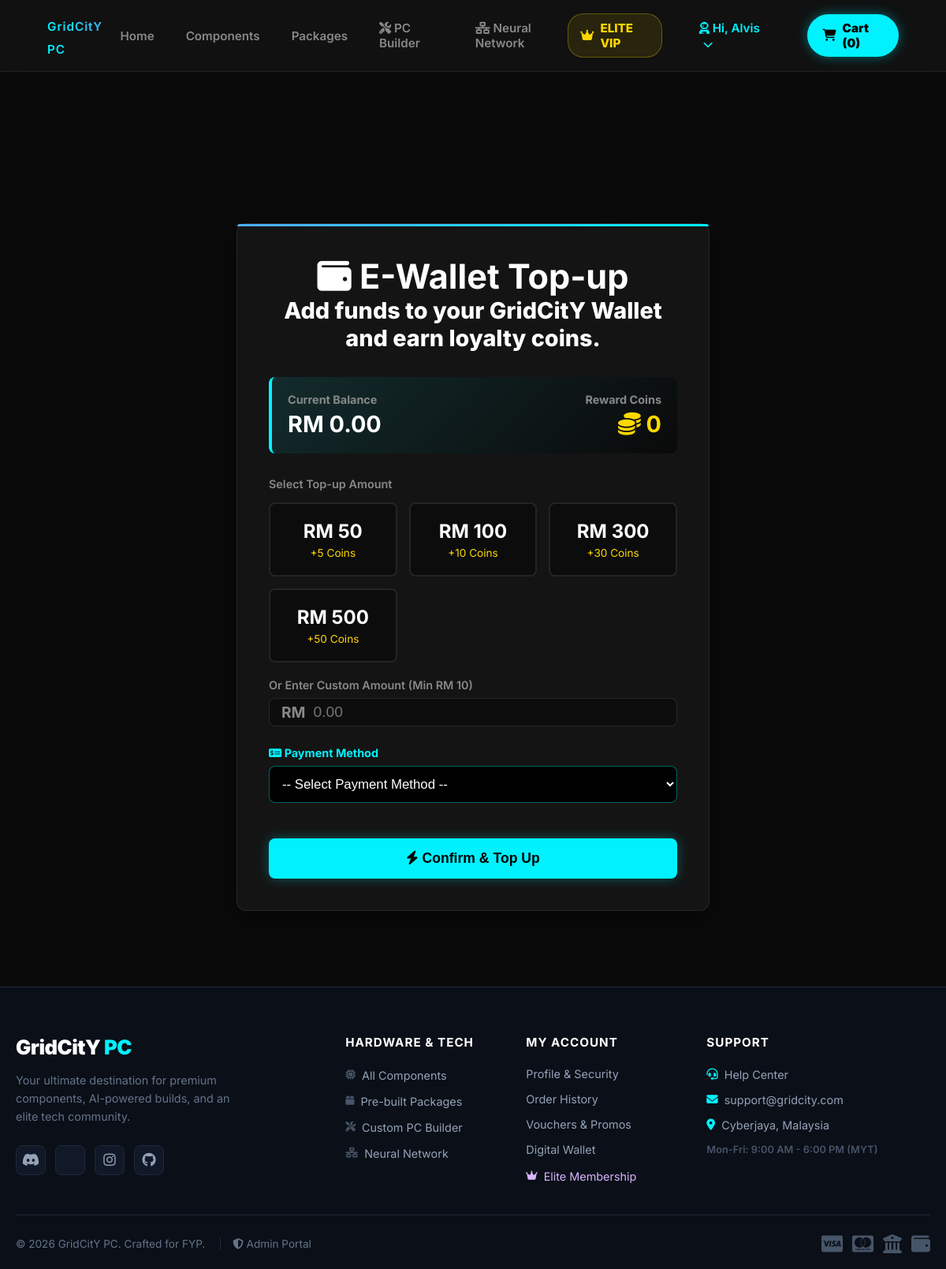
Before: /wallet_topup.php (signed in) with the older database file.
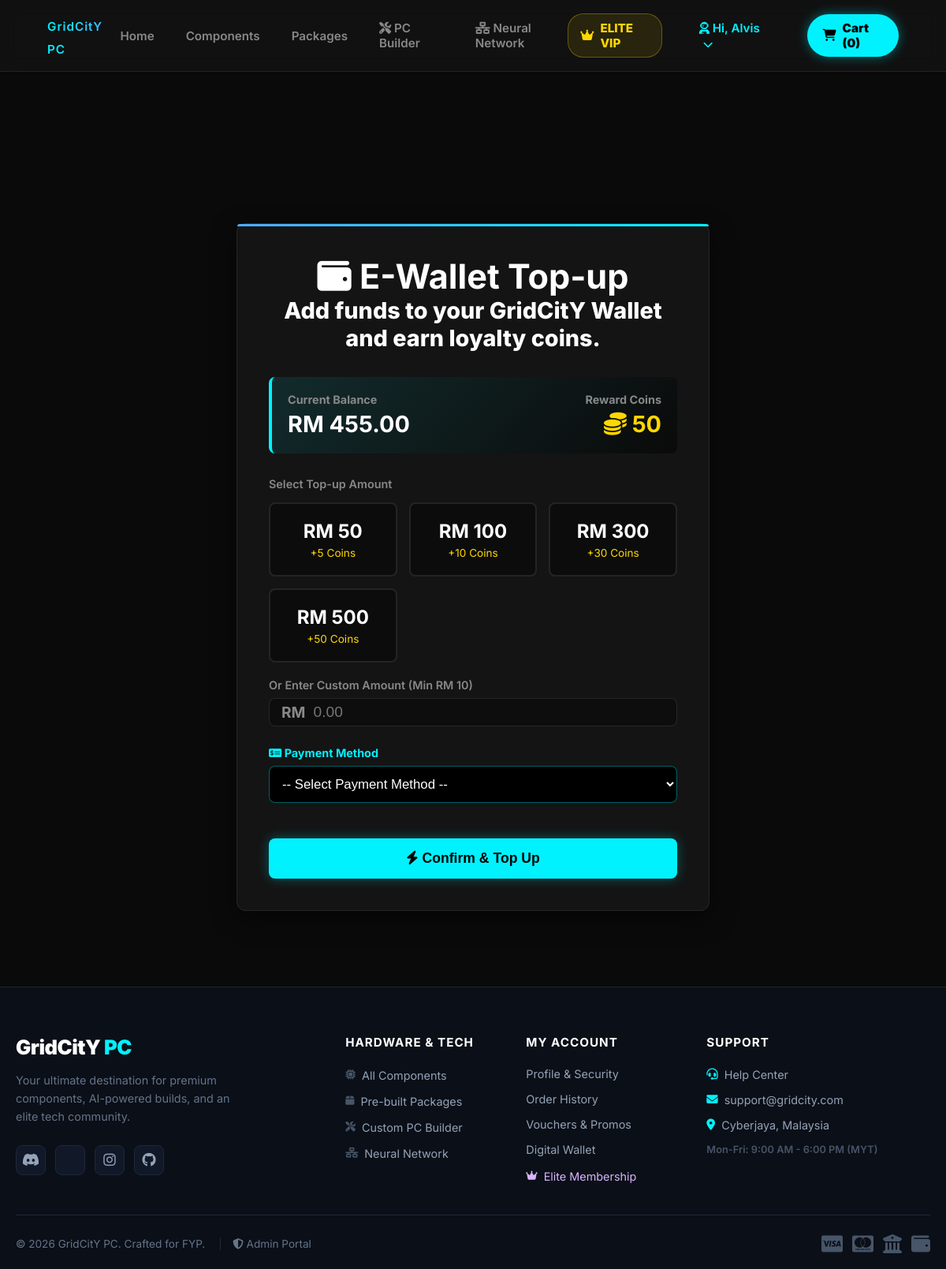
After: the same page with the newer database file.
### tables this page shows
CREATE TABLE `customers` (
  `customer_id` int(11) NOT NULL,
  `username` varchar(150) DEFAULT NULL,
  `first_name` varchar(50) DEFAULT NULL,
  `last_name` varchar(50) DEFAULT NULL,
  `email` varchar(100) NOT NULL,
  `password` varchar(255) NOT NULL,
  `phone_number` varchar(20) DEFAULT NULL,
  `birthday` date DEFAULT NULL,
  `wallet_balance` decimal(10,2) NOT NULL DEFAULT 0.00,
  `reward_coins` int(11) NOT NULL DEFAULT 0,
  `membership_tier` varchar(20) DEFAULT 'Standard',
  `vip_expiry_date` datetime DEFAULT NULL,
  `auto_renew` tinyint(1) DEFAULT 0,
  `default_shipping_address` text DEFAULT NULL,
  `account_status` varchar(20) DEFAULT 'Active',
  `reset_token` varchar(6) DEFAULT NULL,
  `reset_token_expire` datetime DEFAULT NULL,
  `pref_gamer` int(11) DEFAULT 0,
  `pref_creator` int(11) DEFAULT 0,
  `pref_student` int(11) DEFAULT 0,
  `pref_enthusiast` int(11) DEFAULT 0,
  `created_at` datetime DEFAULT current_timestamp()
);

### wallet_topup.php (the view, shortened to what this page needs)
<?php
require_once 'config.php';
$customer_id = $_SESSION['customer_id'];
$query = "SELECT wallet_balance, reward_coins FROM customers WHERE customer_id = ?";
$stmt = $conn->prepare($query);
$stmt->bind_param("i", $customer_id);
$stmt->execute();
$result = $stmt->get_result();
$user_data = $result->fetch_assoc();
$current_balance = $user_data['wallet_balance'];
$current_coins = $user_data['reward_coins'];
?>
<!DOCTYPE html>
<html lang="en">
<head>
    <link rel="stylesheet" href="https://cdnjs.cloudflare.com/ajax/libs/font-awesome/6.4.0/css/all.min.css">
    <link rel="stylesheet" href="css/style.css">
</head>
<body>
    <?php include 'includes/header.php'; ?>
    <main class="main-container cart-page-wrapper">
        <div class="auth-container" style="max-width: 600px;">
            <div class="auth-title">
                <h2><i class="fa-solid fa-wallet"></i> E-Wallet Top-up</h2>
                <p class="specs">Add funds to your GridCitY Wallet and earn loyalty coins.</p>
            </div>
            <div class="wallet-dashboard">
                <div class="stat-box">
                    <h4>Current Balance</h4>
                    <p>RM <?php echo number_format($current_balance, 2); ?></p>
                </div>
                <div class="stat-box" style="text-align: right;">
                    <h4>Reward Coins</h4>
                    <p style="color: #ffd700;"><i class="fa-solid fa-coins"></i> <?php echo number_format($current_coins); ?></p>
                </div>
            </div>
            <form action="wallet_topup.php" method="POST" class="form">
                <label class="form-label" style="margin-bottom: 15px; display: block;">Select Top-up Amount</label>
                <div class="topup-grid">
                    <label class="topup-option"><input type="radio" name="topup_option" value="50" required><div class="topup-card"><span class="amount">RM 50</span><span class="reward">+5 Coins</span></div></label>
                    <label class="topup-option"><input type="radio" name="topup_option" value="100"><div class="topup-card"><span class="amount">RM 100</span><span class="reward">+10 Coins</span></div></label>
                    <label class="topup-option"><input type="radio" name="topup_option" value="300"><div class="topup-card"><span class="amount">RM 300</span><span class="reward">+30 Coins</span></div></label>
                    <label class="topup-option"><input type="radio" name="topup_option" value="500"><div class="topup-card"><span class="amount">RM 500</span><span class="reward">+50 Coins</span></div></label>
                </div>
                <div class="form-group" style="margin-bottom: 25px;">
                    <label class="form-label" for="custom_amount">Or Enter Custom Amount (Min RM 10)</label>
                    <div class="custom-amount-wrapper">
                        <span>RM</span>
                        <input type="number" id="custom_amount" name="custom_amount" min="10" step="0.01" placeholder="0.00">
                    </div>
                </div>
                <div class="form-group" style="margin-bottom: 20px; text-align: left;">
                    <label style="color: #00f2fe; font-size: 0.9rem; font-weight: bold; margin-bottom: 8px; display: block;"><i class="fa-solid fa-money-check-dollar"></i> Payment Method</label>
                    <select id="payment_method" name="payment_method" class="form-control" required onchange="togglePaymentSections()" style="background-color: #000; color: #fff; border: 1px solid rgba(0, 243, 255, 0.4); font-size: 1.05rem; padding: 12px; border-radius: 8px; width: 100%;">
                        <option value="">-- Select Payment Method --</option>
                    </select>
                </div>
                <button type="submit" style="width: 100%; margin-top: 25px; background: #00f2fe; color: #000; padding: 15px; border: none; border-radius: 8px; font-size: 1.1rem; font-weight: 900; cursor: pointer; transition: 0.3s; box-shadow: 0 0 15px rgba(0, 242, 254, 0.3);" onmouseover="this.style.transform='scale(1.02)'; this.style.boxShadow='0 0 25px rgba(0, 242, 254, 0.6)';" onmouseout="this.style.transform='scale(1)'; this.style.boxShadow='0 0 15px rgba(0, 242, 254, 0.3)';">
                    <i class="fa-solid fa-bolt"></i> Confirm & Top Up
                </button>
            </form>
        </div>
    </main>
    <?php include 'includes/footer.php'; ?>
</body>
</html>

Changed rows visible on the page:
changed customers: wallet_balance "0.00" → "455.00"; reward_coins "0" → "50"
